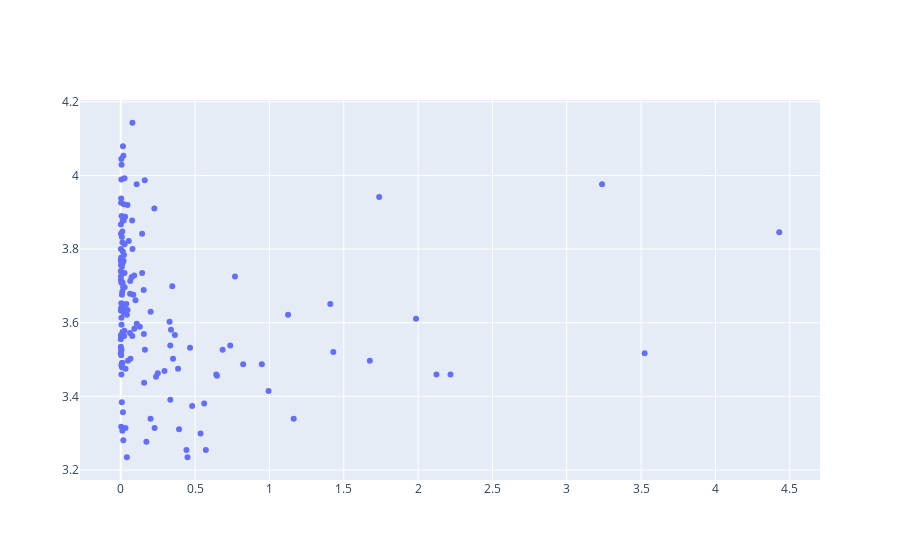

Notebook code for this chart:
### Code cell
fig = go.Figure()


# Add traces
fig.add_trace(go.Scatter(x=country_bscore[(country_bscore.exposureperperson<5) & (country_bscore.gini_value>20)]['exposureperperson'], 
                         y=np.log(country_bscore[(country_bscore.exposureperperson<5) & (country_bscore.gini_value>20)]['gini_value']),
                    mode='markers',
                    name='markers'))

### Figure 1 — Plotly figure (JSON) as saved in the notebook; plotly's stock layout.template omitted (floating-point values rounded to 4 significant figures; data arrays with more than 128 entries replaced by an {"elided": "..."} marker saying what was removed)
{"data": [{"mode": "markers", "name": "markers", "type": "scatter", "x": {"elided": "148 float values"}, "y": {"elided": "148 float values"}}], "layout": {"autosize": true, "xaxis": {"autorange": true, "range": [-0.2685, 4.698], "type": "linear"}, "yaxis": {"autorange": true, "range": [3.168, 4.21], "type": "linear"}}}
